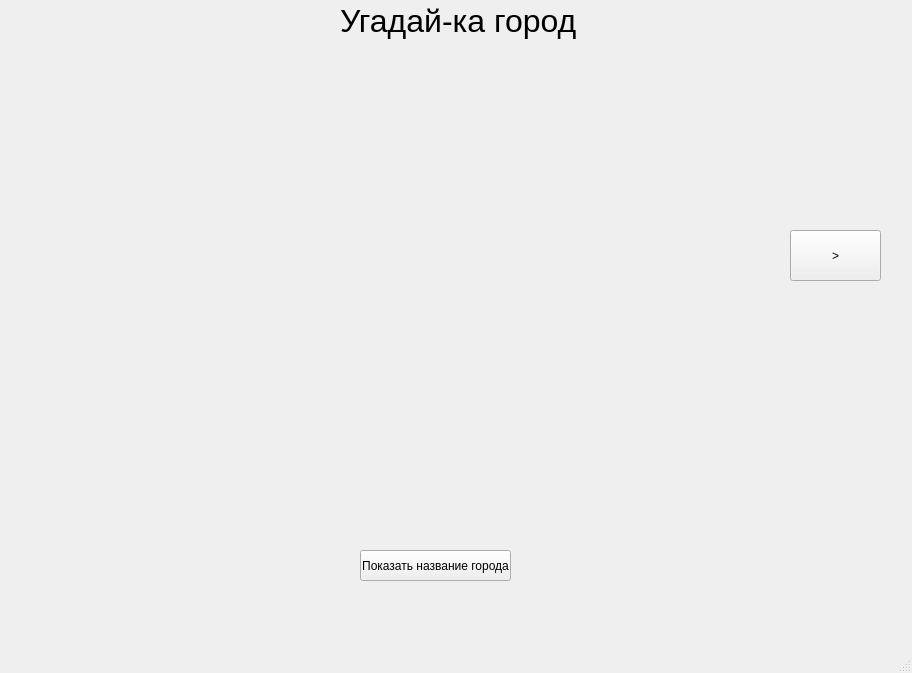
<?xml version="1.0" encoding="UTF-8"?>
<ui version="4.0">
 <class>MainWindow</class>
 <widget class="QMainWindow" name="MainWindow">
  <property name="geometry">
   <rect>
    <x>0</x>
    <y>0</y>
    <width>912</width>
    <height>673</height>
   </rect>
  </property>
  <property name="sizePolicy">
   <sizepolicy hsizetype="Fixed" vsizetype="Fixed">
    <horstretch>0</horstretch>
    <verstretch>0</verstretch>
   </sizepolicy>
  </property>
  <property name="windowTitle">
   <string>MainWindow</string>
  </property>
  <widget class="QWidget" name="centralwidget">
   <widget class="QPushButton" name="pushButton_2">
    <property name="geometry">
     <rect>
      <x>790</x>
      <y>230</y>
      <width>91</width>
      <height>51</height>
     </rect>
    </property>
    <property name="text">
     <string>&gt;</string>
    </property>
   </widget>
   <widget class="QLabel" name="label">
    <property name="geometry">
     <rect>
      <x>340</x>
      <y>0</y>
      <width>261</width>
      <height>41</height>
     </rect>
    </property>
    <property name="font">
     <font>
      <pointsize>24</pointsize>
     </font>
    </property>
    <property name="text">
     <string>Угадай-ка город</string>
    </property>
   </widget>
   <widget class="QPushButton" name="pushButton">
    <property name="geometry">
     <rect>
      <x>360</x>
      <y>550</y>
      <width>151</width>
      <height>31</height>
     </rect>
    </property>
    <property name="text">
     <string>Показать название города</string>
    </property>
   </widget>
   <widget class="QLabel" name="label_2">
    <property name="geometry">
     <rect>
      <x>410</x>
      <y>590</y>
      <width>141</width>
      <height>20</height>
     </rect>
    </property>
    <property name="sizePolicy">
     <sizepolicy hsizetype="Fixed" vsizetype="Fixed">
      <horstretch>0</horstretch>
      <verstretch>0</verstretch>
     </sizepolicy>
    </property>
    <property name="text">
     <string/>
    </property>
   </widget>
  </widget>
  <widget class="QMenuBar" name="menubar">
   <property name="geometry">
    <rect>
     <x>0</x>
     <y>0</y>
     <width>912</width>
     <height>21</height>
    </rect>
   </property>
  </widget>
  <widget class="QStatusBar" name="statusbar"/>
 </widget>
 <resources/>
 <connections/>
</ui>
